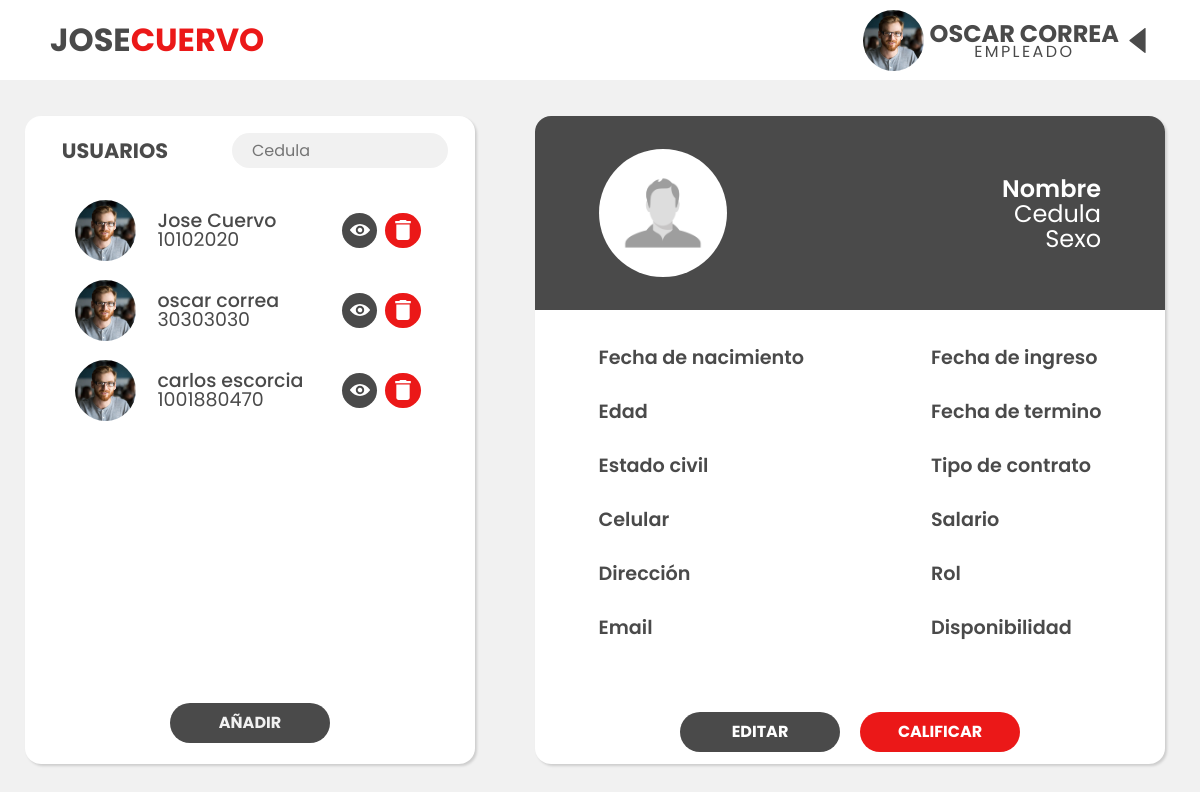
Page /dashboard (signed in) on the committed database.
### tables this page shows
CREATE TABLE usuario (CC INTEGER NOT NULL, nombre VARCHAR, apellido VARCHAR, edad INTEGER, sexo CHAR NOT NULL, fecha_nacimiento DATE, estado_civil VARCHAR, celular INTEGER, direccion VARCHAR, email VARCHAR, fecha_ingreso DATE, fecha_termino DATE, tipo_contrato VARCHAR, salario INTEGER, rol INTEGER, disponibilidad BOOLEAN, foto VARCHAR, contraseña VARCHAR, primera_vez BOOLEAN, registrador VARCHAR, FOREIGN KEY (rol) REFERENCES rol (ID), PRIMARY KEY (CC));

### app.py (the view)
@app.route('/dashboard', methods=["GET","POST"])
def dashboard():
    if "usuario" in session:
        rol = roles[session["rol"]]
        target = "USUARIOS"
        if session["rol"] == 2:
            target = "EMPLEADOS"
        if request.method == "GET":
            nombres = session["nombre"] + " " + session["apellido"]
            nombres = nombres.upper()
            try:
                with sqlite3.connect('joseCuervoDB.db') as con:
                    con.row_factory = sqlite3.Row
                    cur = con.cursor()
                    if session["rol"] == 2:
                        cur.execute("SELECT CC,nombre,foto,apellido FROM usuario WHERE CC != ? AND rol = ?",[session["usuario"],3])
                    else:
                        cur.execute("SELECT CC,nombre,foto,apellido FROM usuario WHERE CC != ?",[session["usuario"]])
                    row = cur.fetchall()
            except Error  as er:
                print('SQLite error: %s' % (' '.join(er.args)))
            return render_template("dashboard.html",nombre=nombres, rol=rol,target=target, row = row,Unombre="Nombre",cedula="Cedula",sexo="Sexo")
        if request.method == "POST":
            return render_template("dashboard.html",nombre=session["nombre"], rol=rol)
    else:
        return redirect("/")

### templates/dashboard.html (shortened to what this page needs)
{% extends "layout.html" %}
{% block head %}
<link rel="stylesheet" href="{{ url_for('static', filename='styles/vistaAdmin.css') }}">
{% endblock %}
{% block content %}
<main>
    <div class="tabla-usuarios">
        <div class="tabla-usuarios-top">
            <label>{{ target }}</label>
            <div class="search">
                <input type="text" name="" onkeyup="buscar()" id="search-box" placeholder="Cedula">
            </div>
        </div>
        <ul id="tabla">
            {% for r in row %}
            <li>
                <div class="user">
                    <img src="{{ url_for('static', filename='imgs/img.jpg') }}" alt="" class="foto-perfil">
                    <div class="user__info">
                        <p id="Tnombre">{{r["nombre"]}} {{r["apellido"]}}</p>
                        <p>{{r["CC"]}}</p>
                    </div>
                    <div class="buttons">
                        <a class="view" href="{{url_for('buscar',cedula=r['CC'])}}">
                            <img src="{{ url_for('static', filename='imgs/eye.svg') }}" alt="">
                        </a>
                        <a class="delete">
                            <img src="{{ url_for('static', filename='imgs/delete.svg') }}" alt="">
                        </a>
                    </div>
                </div>
            </li>
            {% endfor %}
        </ul>
        <div class="tabla-usuario-boton">
            <a class="button" href="/registroSuper">AÑADIR</a>
        </div>
    </div>
    <div class="info-usuarios">
        <div class="top-info">
            <img src="{{ url_for('static', filename='imgs/dafault.png') }}" alt="">
            <div class="usuario-info-ocupacion">
                <p class="nombre">{{Unombre}}</p>
                <p class="cedula">{{cedula}}</p>
                <p class="ocupacion">{{sexo}}</p>
            </div>
        </div>
        <div class="formulario">
            <div class="izq">
                <div>
                    <p class="titulo">Fecha de nacimiento</p>
                    <p>{{nacimiento}}</p>
                </div>
                <div>
                    <p class="titulo">Edad</p>
                    <p>{{edad}}</p>
                </div>
                <div>
                    <p class="titulo">Estado civil</p>
                    <p>{{estado}}</p>
                </div>
                <div>
                    <p class="titulo">Celular</p>
                    <p>{{celular}}</p>
                </div>
                <div>
                    <p class="titulo">Dirección</p>
                    <p>{{direccion}}</p>
                </div>
                <div>
                    <p class="titulo">Email</p>
                    <p>{{email}}</p>
                </div>
            </div>
            <div class="der">
                <div>
                    <p class="titulo">Fecha de ingreso</p>
                    <p>{{ingreso}}</p>
                </div>
                <div>
                    <p class="titulo">Fecha de termino</p>
                    <p>{{termino}}</p>
                </div>
                <div>
                    <p class="titulo">Tipo de contrato</p>
                    <p>{{tipo}}</p>
                </div>
                <div>
                    <p class="titulo">Salario</p>
                    <p>{{salario}}</p>
                </div>
                <div>
                    <p class="titulo">Rol</p>
                    <p>{{Rol}}</p>
                </div>
                <div>
                    <p class="titulo">Disponibilidad</p>
                    <p>{{disponible}}</p>
                </div>
            </div>
        </div>
        <div class="info-usuarios-buttons">
            <a id="editar"  href="" class="button" >
                <p>EDITAR</p>
            </a>
            <a id="calificar" href="" class="button">
                <p>CALIFICAR</p>
            </a>
        </div>
    </div>
</main>
{% endblock %}

### static/styles/layout.css (style rules this page uses)
body { background-color: var(--background-color); }

### static/styles/vistaAdmin.css (style rules this page uses)
main { width: 100vw; min-height: calc(100vh - 80px); display: grid; grid-template-columns: minmax(500px, 2fr) minmax(700px, 3fr); align-items: center; }
.tabla-usuarios, .info-usuarios { background-color: white; border-radius: 1rem; width: 90%; margin: auto; height: 90%; box-shadow: rgba(0, 0, 0, 0.15) 1.95px 1.95px 2.6px; }
.tabla-usuarios { display: flex; flex-direction: column; align-items: center; }
.tabla-usuarios-top { width: 100%; display: flex; align-items: center; height: 70px; }
.tabla-usuarios-top label { font-size: 1.3rem; font-weight: 700; text-align: center; width: 40%; }
.search { display: flex; justify-content: center; width: 60%; }
.search input[type=text] { border: 0; background-color: var(--background-color); border-radius: 1.25rem; width: 80%; height: 2.2rem; padding: 0.75rem 1.25rem; }
ul { list-style-type: none; width: 97%; height: 80%; display: flex; flex-direction: column; align-items: center; overflow-y: scroll; }
li { width: 80%; height: 4.2rem; margin-top: 0.8rem; }
.view, .delete { display: flex; width: 2.2rem; height: 2.2rem; border: 0; margin: 0 4px; border-radius: 50%; justify-content: center; align-items: center; }
.view { background-color: var(--secondary-color); }
.delete { background-color: var(--main-color); }
.delete img, .view img { object-fit: cover; height: 20px; width: 20px; }
.foto-perfil { height: 61px; width: 61px; border-radius: 50%; object-fit: cover; margin-right: 6px; }
.user { width: 100%; height: 98%; display: flex; align-items: center; justify-content: space-evenly; }
.user__info { display: flex; justify-content: center; flex-direction: column; width: 70%; height: 98%; font-size: 0.85em; }
.user__info p { font-size: 1.4em; font-weight: 500; padding-left: 15px; }
.user__info p + p { font-size: 1.4em; font-weight: 400; margin-top: -10px; }
.buttons { max-width: 100px; display: flex; }
.tabla-usuario-boton { display: flex; width: 100%; height: calc(20% - 70px); justify-content: center; align-items: center; margin-bottom: 12px; }
.info-usuarios-buttons p { color: white; }
.button { border: 0; border-radius: 25px; height: 2.5rem; width: 10rem; color: var(--background-color); background-color: var(--secondary-color); font-weight: bold; align-items: center; }
.top-info { display: flex; background: var(--secondary-color); border-radius: 1rem 1rem 0 0; width: 100%; height: 30%; align-items: center; justify-content: space-between; padding: 0 4rem; }
.top-info img { background: white; height: 8rem; width: 8rem; border-radius: 50%; object-fit: cover; }
.top-info p { text-align: right; color: white; }
.nombre { font-size: 1.5rem; font-weight: 600; }
.cedula { font-size: 1.5rem; margin-top: -10px; }
.ocupacion { font-size: 1.5rem; font-weight: 400; margin-top: -10px; }
.titulo { color: var(--secondary-color); font-weight: 600; font-size: 1.2rem; }
.izq p,.der p { height: 2rem; }
.izq p + p,.der p + p { margin-top: -10px; }
.formulario { height: 60%; display: flex; justify-content: space-around; align-items: center; }
.info-usuarios-buttons { height: 10%; display: flex; justify-content: center; align-items: center; }
#calificar { background: var(--main-color); margin-left: 20px; }
a { display: flex; align-items: center; justify-content: center; text-decoration: none; }

### rows in the picture
usuario: nombre "Jose", apellido "Cuervo", CC "10102020"
usuario: nombre "oscar", apellido "correa", CC "30303030"
usuario: nombre "carlos", apellido "escorcia", CC "1001880470"

### other values in the picture
{{ nombre }} "OSCAR CORREA"
{{ rol }} "EMPLEADO"
{{ target }} "USUARIOS"
{{ Unombre }} "Nombre"
{{ cedula }} "Cedula"
{{ sexo }} "Sexo"
